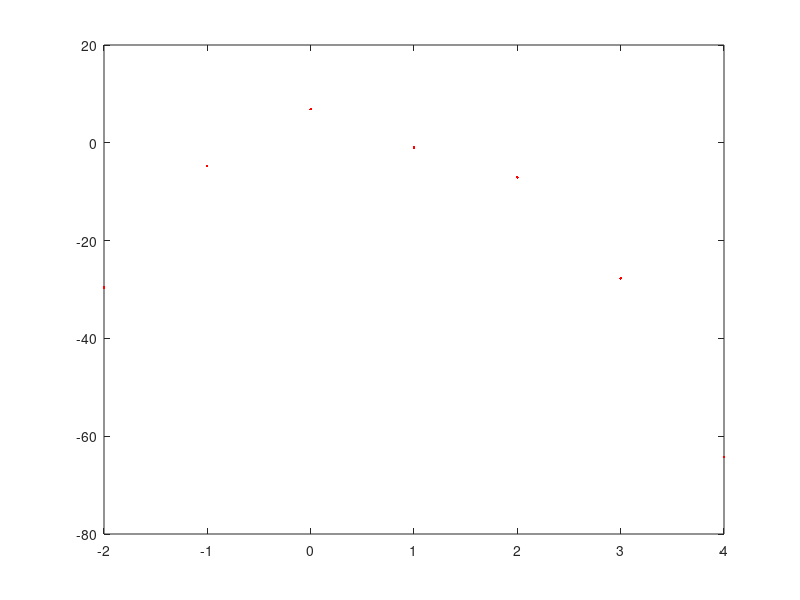

Here is the MATLAB script that generated this plot: (Note: this script raises an error after producing the figure.)
%1)
t = -2:0.2:4
y = 2 + 4*t - 4.9*t.^2
plot(t,y)
% Labeling Axes
xlabel('t(s)')
ylabel('y(m)')
title('Freefall: Distance vs Time')

%2)
% Plot data as dumb points
xMeas = [-2 -1 0 1 2 3 4]
yMeas = [-29.6090 -4.7570 6.8710 -0.9770 -7.0830 -27.7210 -64.2010] 
errinyMeas = [3.0]
plot(xMeas, yMeas, 'r.')
%error bars
hold on
errorbar(xMeas, yMeas, errinyMeas, 'LineStyle', 'none')
hold off

%3)
